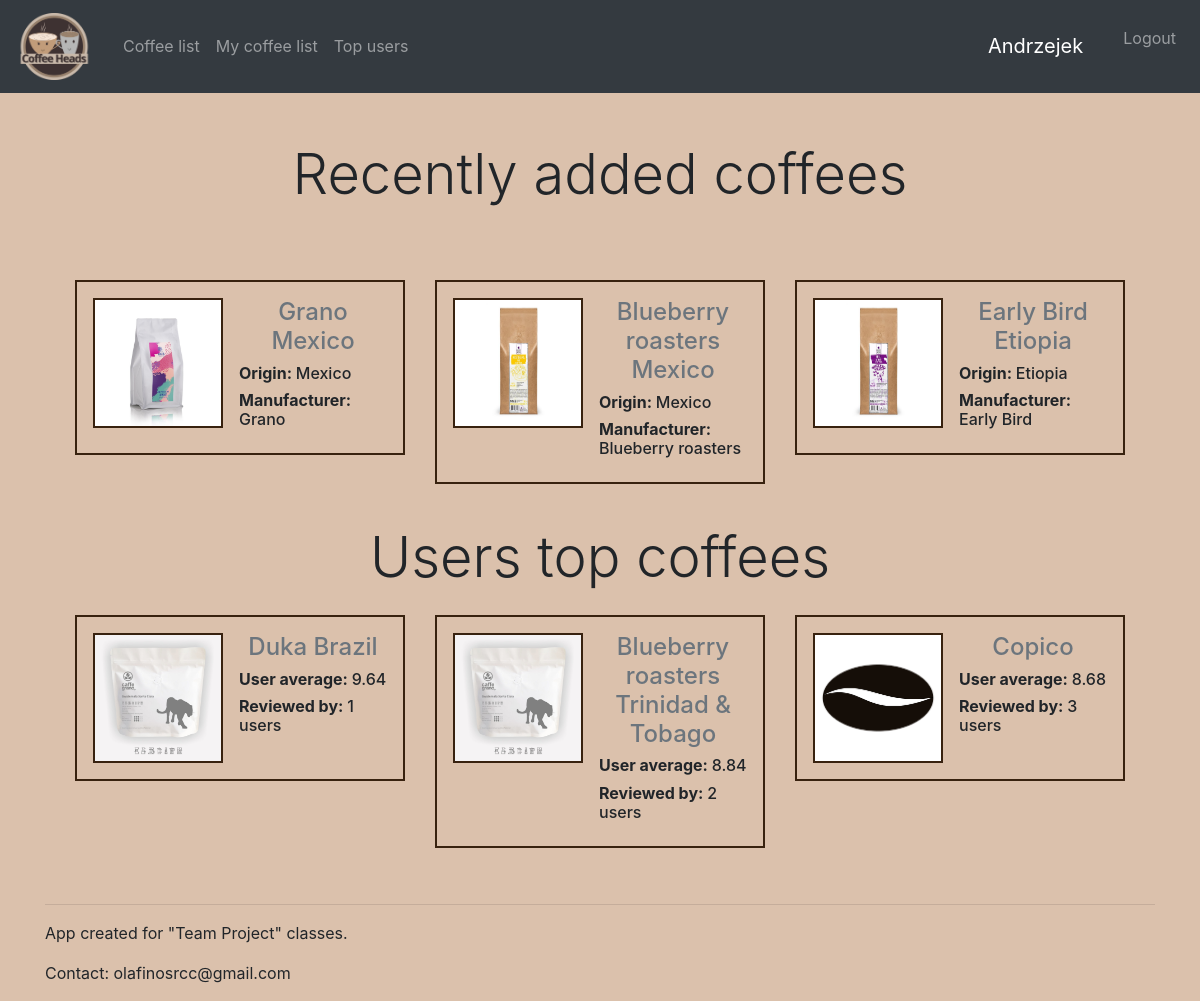
Screenshot of /coffeeheads/ (signed in) with the database file from the repository.
### coffeeheads/models.py (models this page shows, shortened)
class Coffee(models.Model):
    name = models.CharField(max_length=250, help_text="Enter full name of coffee")
    origin = models.CharField(max_length=100, help_text="Enter coffee origin")
    manufacturer = models.CharField(max_length=150, help_text="Enter coffee manufacturer")
    description = models.TextField(blank=True, help_text="Enter coffee description")
    average = models.FloatField(blank=True, default=0.0)
    reviewed_by = models.IntegerField(default=0, blank=True)
    image = models.ImageField(
        upload_to="img", default="img/default_coffee.jpg", null=True, blank=True
    )
    estimated_price = models.FloatField(default=0,blank=True)
    add_date = models.DateField(
        default=timezone.now().strftime("%Y-%m-%d"),
    )
    class Meta:
        verbose_name = "coffee"
        ordering = ['name']

### coffeeheads/views.py (the view)
# urls.py: path("coffeeheads/", HomeView.as_view(), name="coffeeheads"),
class HomeView(View):
    def get(self, request: HttpRequest, format=None) -> HttpResponse:
        recent_coffees = Coffee.objects.filter().order_by('-add_date')[:3]
        top_coffees = Coffee.objects.filter().order_by('-average')[:3]
        context = {"recent_coffees": recent_coffees, "top_coffees": top_coffees}
        return render(request, "home.html", context=context)

### templates/home.html (shortened to what this page needs)
{% extends 'base.html' %}
{% load static %}
{% block content %}
{% if user.is_authenticated %}
<div class="container-fluid">
    <center><h1 class="display-4">Recently added coffees</h1></center>
    <br><br>
    <div class="container-fluid">
        <div class="row">
            {% for coffee in recent_coffees %}
            <div class="col-md">
                <div class="container-lg p-3 my-3 " style="border:2px solid #38220f;">
                    <div class="media">
                        <img src={{ coffee.image.url }} class="align-self-start mr-3" style="border:2px solid #38220f;width:130px;height:130px"/>
                        <div class="media-body">
                            <center><h4 class="mt-0"><a href="{% url 'coffee_detail' coffee.pk %}" class="text-muted">{{ coffee.name }}</a></h4></center>
                            <h6 class="mt-0"><strong>Origin: </strong>{{ coffee.origin }}</h6>
                            <h6 class="mt-0"><strong>Manufacturer: </strong>{{ coffee.manufacturer }}</h6>
                        </div>
                    </div>
                </div>
            </div>
            {% endfor %}
        </div>
    </div>
    <br>
    <center><h1 class="display-4">Users top coffees</h1></center>
        <div class="container-fluid">
        <div class="row">
            {% for coffee in top_coffees %}
            <div class="col-md">
                <div class="container p-3 my-3" style="border:2px solid #38220f;">
                    <div class="media">
                        <img src={{ coffee.image.url }} class="align-self-start mr-3" style="border:2px solid #38220f;width:130px;height:130px"/>
                        <div class="media-body">
                            <center><h4 class="mt-0"><a href="{% url 'coffee_detail' coffee.pk %}" class="text-muted">{{ coffee.name }}</a></h4></center>
                            <h6 class="mt-0"><strong>User average: </strong>{{ coffee.average|floatformat:-2 }}</h6>
                            <h6 class="mt-0"><strong>Reviewed by: </strong>{{ coffee.reviewed_by }} users</h6>
                        </div>
                    </div>
                </div>
            </div>
            {% endfor %}
        </div>
    </div>
</div>
{% endif %}
{% endblock %}

### templates/base.html (shortened to what this page needs)
<!doctype html>
{% load static %}
<html lang="en">
  <head>
    <link rel="stylesheet" href="https://cdn.jsdelivr.net/npm/bootstrap@4.5.3/dist/css/bootstrap.min.css">
  </head>
  <body>
  <nav class="navbar navbar-expand-lg navbar-dark bg-dark ">
  <a class="navbar-brand" href="{% url 'coffeeheads' %}">
          <img src="/static/image/Logo.png" width="75" alt="" class="d-inline-block align-middle mr-2">
  </a>
  <div class="collapse navbar-collapse" id="navbarSupportedContent">
    <ul class="navbar-nav mr-auto">
      <li class="nav-item">
        <a class="nav-link" href="{% url 'coffee_list' %}">Coffee list</a>
      </li>
      {% if user.is_authenticated %}
      <li class="nav-item">
        <a class="nav-link" href="{% url 'user_coffee_list' pk=user.pk %}">My coffee list</a>
      </li>
      <li class="nav-item">
       <a class="nav-link" href="{% url 'top_users_list' %}">Top users</a>
      </li>
      {% endif %}
    </ul>
    <ul class="navbar-nav mr-sm 2">
      {% if user.is_authenticated %}
      <li class="navbar navbar-dark bg-dark">
        <span class="navbar-brand ">{{ user.username}}</span>
      </li>
        <li class="nav-item">
        <a class="nav-link" href="{% url 'logout' %}">Logout</a>
        </li>
      {% else %}
      <li class="nav-item">
        <a class="nav-link" href="{% url 'signup' %}">Create account</a>
      </li>
      <li class="nav-item">
        <a class="nav-link" href="{% url 'login' %}">Login</a>
      {% endif %}
    </ul>
  </div>
</nav>
        <div class="container">
        {% block content %}
        {% endblock %}
        </div>
  <br>
 <footer class="footer bottom container">
        <hr>
        <p>App created for "Team Project" classes.</p>
        <p>Contact: olafinosrcc@gmail.com</p>
</footer>
  </body>
</html>

### templates/base.html (style rules this page uses)
body { background: #dbc1ac !important; }

### rows the page displays
Coffee: shows a picture, name "Grano Mexico", origin "Mexico", manufacturer "Grano"
Coffee: shows a picture, name "Blueberry roasters Mexico", origin "Mexico", manufacturer "Blueberry roasters"
Coffee: shows a picture, name "Early Bird Etiopia", origin "Etiopia", manufacturer "Early Bird"
Coffee: name "Duka Brazil", average "9.64", reviewed_by "1"
Coffee: name "Blueberry roasters Trinidad & Tobago", average "8.84", reviewed_by "2"
Coffee: image (placeholder picture), name "Copico", average "8.68", reviewed_by "3"

### other values shown
{{ user.username }} "Andrzejek"
